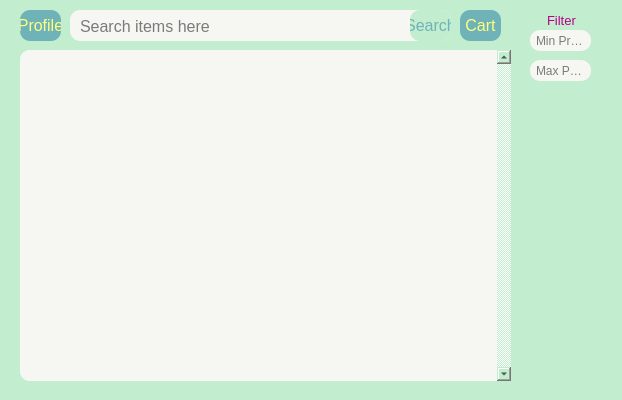
<?xml version="1.0" encoding="UTF-8"?>
<ui version="4.0">
 <class>widget</class>
 <widget class="QWidget" name="widget">
  <property name="geometry">
   <rect>
    <x>0</x>
    <y>0</y>
    <width>622</width>
    <height>400</height>
   </rect>
  </property>
  <property name="windowTitle">
   <string>Form</string>
  </property>
  <property name="styleSheet">
   <string notr="true">background-color: #c2edce;</string>
  </property>
  <widget class="QLineEdit" name="searchbar">
   <property name="geometry">
    <rect>
     <x>70</x>
     <y>10</y>
     <width>381</width>
     <height>31</height>
    </rect>
   </property>
   <property name="font">
    <font>
     <pointsize>12</pointsize>
    </font>
   </property>
   <property name="styleSheet">
    <string notr="true">background-color: rgb(246, 246, 242);
border-radius: 10px;
padding: 8px</string>
   </property>
   <property name="alignment">
    <set>Qt::AlignLeading|Qt::AlignLeft|Qt::AlignVCenter</set>
   </property>
   <property name="placeholderText">
    <string>Search items here</string>
   </property>
  </widget>
  <widget class="QScrollArea" name="products_scrollArea">
   <property name="geometry">
    <rect>
     <x>20</x>
     <y>50</y>
     <width>491</width>
     <height>331</height>
    </rect>
   </property>
   <property name="font">
    <font>
     <weight>75</weight>
     <bold>true</bold>
    </font>
   </property>
   <property name="styleSheet">
    <string notr="true">background-color: #f6f6f2;
border-radius:10px;</string>
   </property>
   <property name="verticalScrollBarPolicy">
    <enum>Qt::ScrollBarAlwaysOn</enum>
   </property>
   <property name="widgetResizable">
    <bool>true</bool>
   </property>
   <property name="alignment">
    <set>Qt::AlignCenter</set>
   </property>
   <widget class="QWidget" name="scrollAreaWidgetContents">
    <property name="geometry">
     <rect>
      <x>0</x>
      <y>0</y>
      <width>478</width>
      <height>331</height>
     </rect>
    </property>
   </widget>
  </widget>
  <widget class="QPushButton" name="search_btn">
   <property name="geometry">
    <rect>
     <x>410</x>
     <y>10</y>
     <width>41</width>
     <height>31</height>
    </rect>
   </property>
   <property name="font">
    <font>
     <pointsize>12</pointsize>
    </font>
   </property>
   <property name="styleSheet">
    <string notr="true">QPushButton
{
background-color:'#f6f6f2';
border-color:1px solid white;
border-width: 1px 1px 1px 0px;
color: #6fb3b8;
border-radius: 10px;
}
QPushButton:hover
{
background-color:#F8C471;
}</string>
   </property>
   <property name="text">
    <string>Search</string>
   </property>
  </widget>
  <widget class="QPushButton" name="cart_btn">
   <property name="geometry">
    <rect>
     <x>460</x>
     <y>10</y>
     <width>41</width>
     <height>31</height>
    </rect>
   </property>
   <property name="font">
    <font>
     <pointsize>12</pointsize>
     <weight>50</weight>
     <bold>false</bold>
    </font>
   </property>
   <property name="styleSheet">
    <string notr="true">QPushButton
{
background-color: rgb(111, 179, 184);
border-radius:10px;
color:#372b25;
	color: rgb(255, 255, 127);
}
QPushButton:hover
{
background-color:#388087;
}</string>
   </property>
   <property name="text">
    <string>Cart</string>
   </property>
  </widget>
  <widget class="QPushButton" name="profile_btn">
   <property name="geometry">
    <rect>
     <x>20</x>
     <y>10</y>
     <width>41</width>
     <height>31</height>
    </rect>
   </property>
   <property name="font">
    <font>
     <pointsize>12</pointsize>
    </font>
   </property>
   <property name="styleSheet">
    <string notr="true">QPushButton
{
background-color: rgb(111, 179, 184);
border-radius:10px;
color:#372b25;
	color: rgb(255, 255, 127);
}
QPushButton:hover
{
background-color:#388087;
}</string>
   </property>
   <property name="text">
    <string>Profile</string>
   </property>
  </widget>
  <widget class="QLabel" name="label">
   <property name="geometry">
    <rect>
     <x>540</x>
     <y>10</y>
     <width>51</width>
     <height>20</height>
    </rect>
   </property>
   <property name="font">
    <font>
     <pointsize>10</pointsize>
    </font>
   </property>
   <property name="styleSheet">
    <string notr="true">color: rgb(184, 0, 138);
padding: 4px;
</string>
   </property>
   <property name="text">
    <string>Filter</string>
   </property>
  </widget>
  <widget class="QLineEdit" name="min_price_edit">
   <property name="geometry">
    <rect>
     <x>530</x>
     <y>30</y>
     <width>61</width>
     <height>21</height>
    </rect>
   </property>
   <property name="styleSheet">
    <string notr="true">padding: 4px;
border: rgb(194, 237, 206);
border-radius: 10px;
background-color:rgb(246, 246, 242)</string>
   </property>
   <property name="placeholderText">
    <string>Min Price</string>
   </property>
  </widget>
  <widget class="QLineEdit" name="max_price_edit">
   <property name="geometry">
    <rect>
     <x>530</x>
     <y>60</y>
     <width>61</width>
     <height>21</height>
    </rect>
   </property>
   <property name="styleSheet">
    <string notr="true">padding: 4px;
border: rgb(194, 237, 206);
border-radius: 10px;
background-color:rgb(246, 246, 242)</string>
   </property>
   <property name="placeholderText">
    <string>Max Price</string>
   </property>
  </widget>
 </widget>
 <resources/>
 <connections/>
</ui>
